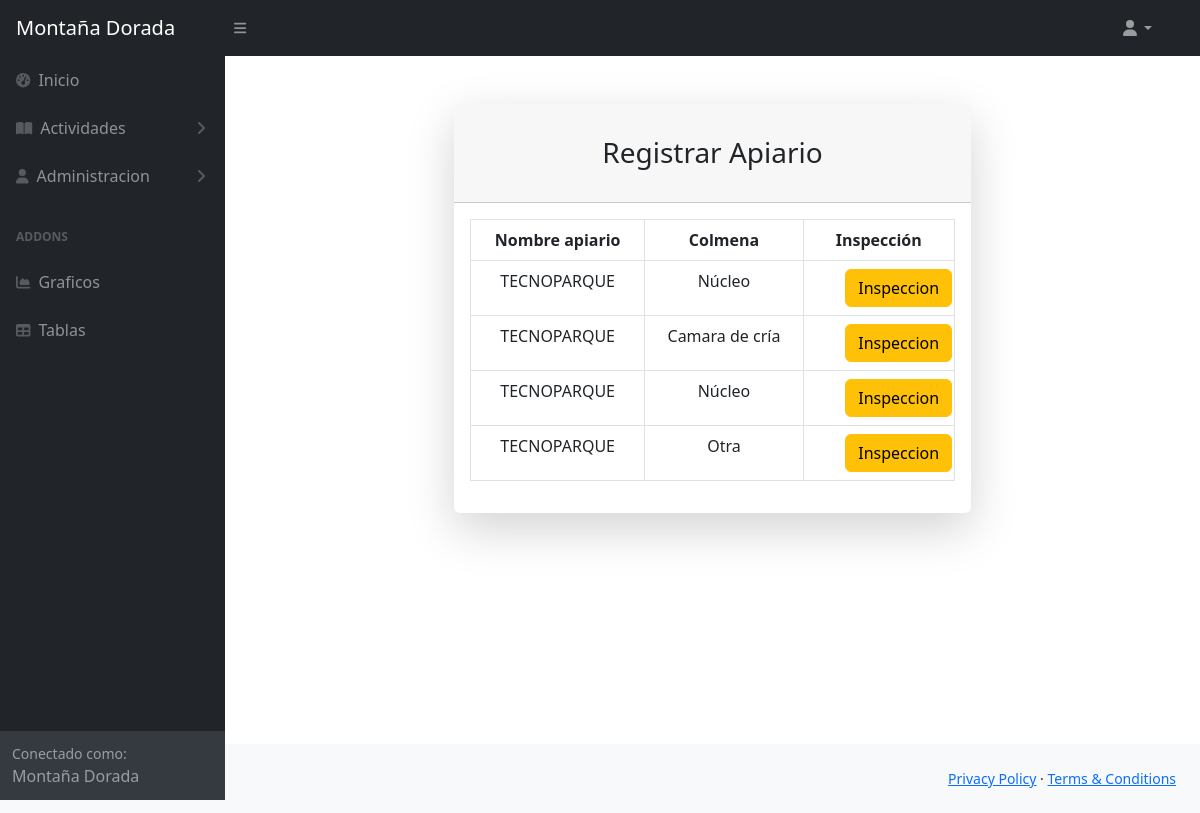
/layoutAdmin/Colmenas/consulcolmena.php?apiario_id=5, run on the app's committed database.
### tables this page shows
CREATE TABLE `colmenas` (
  `id` int(11) NOT NULL,
  `apiario_id` int(20) NOT NULL,
  `tipo` varchar(200) NOT NULL,
  `qr` varchar(200) NOT NULL,
  `fecha_instal` date NOT NULL
);

CREATE TABLE `apiarios` (
  `id` int(11) NOT NULL,
  `nombre` varchar(100) NOT NULL,
  `municipio` varchar(100) NOT NULL,
  `finca` varchar(100) NOT NULL,
  `granjero` varchar(100) NOT NULL,
  `telefono` varchar(70) NOT NULL,
  `fecha_instal` date NOT NULL,
  `ubicacion_map` varchar(300) NOT NULL
);

### layoutAdmin/Colmenas/consulcolmena.php (the view, shortened to what this page needs)
<!DOCTYPE html>
<html lang="es">
<head>
    <link rel="stylesheet" href="/layoutAdmin/css/styles.css">
    <link href="https://cdn.jsdelivr.net/npm/simple-datatables@7.1.2/dist/style.min.css" rel="stylesheet" />
    <link href="../css/styles.css" rel="stylesheet" />
</head>
<body class="sb-nav-fixed">
    <nav class="sb-topnav navbar navbar-expand navbar-dark bg-dark">
        <a class="navbar-brand ps-3" href="../index.html">Montaña Dorada</a>
        <button class="btn btn-link btn-sm order-1 order-lg-0 me-4 me-lg-0" id="sidebarToggle" href="#!"><i class="fas fa-bars"></i></button>
        <form class="d-none d-md-inline-block form-inline ms-auto me-0 me-md-3 my-2 my-md-0">
            <ul class="navbar-nav ms-auto ms-md-0 me-3 me-lg-4">
                <li class="nav-item dropdown">
                    <a class="nav-link dropdown-toggle" id="navbarDropdown" href="#" role="button" data-bs-toggle="dropdown" aria-expanded="false"><i class="fas fa-user fa-fw"></i></a>
                </li>
            </ul>
        </form>
    </nav>
    <div id="layoutSidenav">
        <div id="layoutSidenav_nav">
            <nav class="sb-sidenav accordion sb-sidenav-dark" id="sidenavAccordion">
                <div class="sb-sidenav-menu">
                    <div class="nav">
                        <a class="nav-link" href="../index.html">
                            <div class="sb-nav-link-icon"><i class="fas fa-tachometer-alt"></i></div>
                            Inicio
                        </a>
                        <a class="nav-link collapsed" href="#" data-bs-toggle="collapse" data-bs-target="#collapsePagesApiario" aria-expanded="false" aria-controls="collapsePages">
                            <div class="sb-nav-link-icon"><i class="fas fa-book-open"></i></div>
                            Actividades
                            <div class="sb-sidenav-collapse-arrow"><i class="fas fa-angle-down"></i></div>
                        </a>
                        <a class="nav-link collapsed" href="#" data-bs-toggle="collapse" data-bs-target="#collapsePagesadmin" aria-expanded="false" aria-controls="collapsePages">
                            <div class="sb-nav-link-icon"><i class="fas fa-user"></i></div>
                            Administracion
                            <div class="sb-sidenav-collapse-arrow"><i class="fas fa-angle-down"></i></div>
                        </a>
                        <div class="sb-sidenav-menu-heading">Addons</div>
                        <a class="nav-link" href="charts.html">
                            <div class="sb-nav-link-icon"><i class="fas fa-chart-area"></i></div>
                            Graficos
                        </a>
                        <a class="nav-link" href="tables.html">
                            <div class="sb-nav-link-icon"><i class="fas fa-table"></i></div>
                            Tablas
                        </a>
                    </div>
                </div>
                <div class="sb-sidenav-footer">
                    <div class="small">Conectado como:</div>
                    Montaña Dorada
                </div>
            </nav>
        </div>
        <div id="layoutSidenav_content">
        <main>
                <div class="container-fluid px-4">
                    <div class="container">
                        <div class="row justify-content-center">
                          <div class="col-lg-7">
                            <div class="card shadow-lg border-0 rounded-lg mt-5">
                              <div class="card-header">
                                <h3 class="text-center font-weight-light my-4 ">
                                  Registrar Apiario
                                </h3>
                              </div>
                              <div class="card-body">
                              <div class="table-responsive ">
                              <table id="tablaapiarios" class="table table-bordered table-hover">
                                                <thead class="text-center">
                                                    <tr>
                                                        <th>Nombre apiario</th>
                                                        <th>Colmena</th>
                                                        <th>Inspección</th>
                                                    </tr>
                                                </thead>
                                                <tbody>
                                                    <?php
                                                    include 'conexion.php';
                                                    $apiario_id = $_GET['apiario_id'];
                                                    $sql = "SELECT apiarios.nombre, colmenas.id, colmenas.tipo  FROM colmenas,apiarios where apiarios.id=colmenas.apiario_id AND apiario_id=$apiario_id";
                                                    $result = $conn->query($sql);
                                                    if ($result->num_rows > 0) {
                                                        while ($row = $result->fetch_assoc()) {
                                                            echo "<tr>";
                                                            echo "<td class='text-center'>" . $row["nombre"] . "</td>";
                                                            echo "<td class='text-center'>" . $row["tipo"] . "</td>";
                                                            echo "<td> <form action='./inspeccion/inspeccion.php' method='get'><div class='d-grid gap-2 col-6  mx-auto'><button  type='submit' class='btn btn-warning'>Inspeccion</button></td></div>
                                                                                <input type='hidden' name='colmena_id' value=" . $row["id"] . " />
                                                                                </form></td>";
                                                        }
                                                    } else {
                                                        echo "0 resultados";
                                                    }
                                                    ?>
                              </div>
                                        </div>
                                    </div>
                              </div>
                            </div>
            <footer class="py-4 bg-light mt-auto">
                <div class="container-fluid px-4">
                    <div class="d-flex align-items-center justify-content-between small">
                        <div class="text-muted">Copyright &copy;Tecnoparque 2024</div>
                        <div>
                            <a href="#">Privacy Policy</a>
                            &middot;
                            <a href="#">Terms &amp; Conditions</a>
                        </div>
                    </div>
                </div>
            </footer>
</body>
</html>

### data on the page
colmenas: apiario.nombre "TECNOPARQUE", tipo "Núcleo"
colmenas: apiario.nombre "TECNOPARQUE", tipo "Camara de cría"
colmenas: apiario.nombre "TECNOPARQUE", tipo "Núcleo"
colmenas: apiario.nombre "TECNOPARQUE", tipo "Otra"
